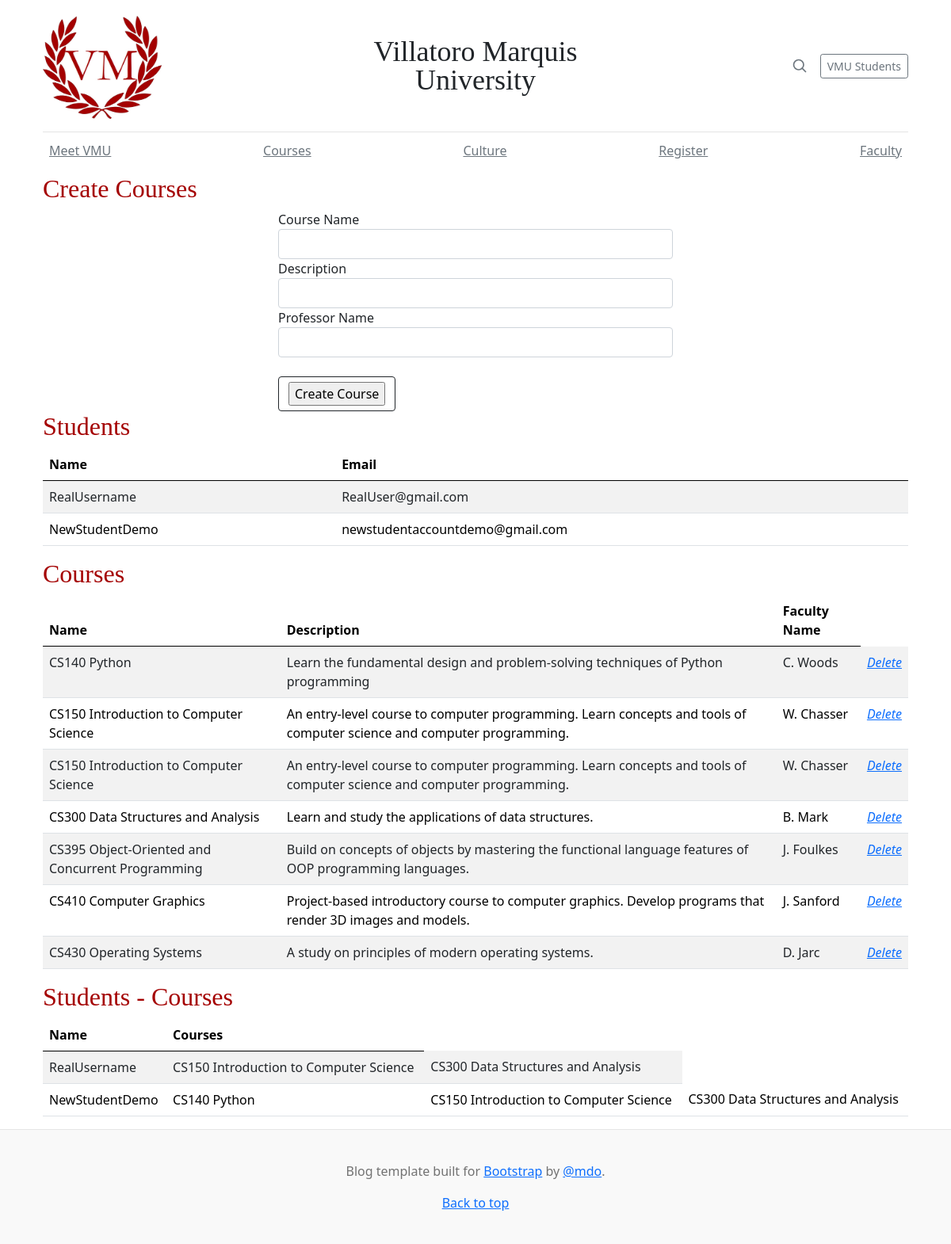
The app's page /admincourses/ with its own data.
### vmuniversity_flask/models.py (models this page shows, shortened)
class User(db.Model, UserMixin):
    id=db.Column(db.Integer, primary_key=True)
    username=db.Column(db.String(20), nullable=False)
    first_name=db.Column(db.String(20), nullable=True)
    last_name=db.Column(db.String(40), nullable=True)
    email=db.Column(db.String(120), unique=True, nullable=False)
    image_file=db.Column(db.String(20), nullable=False, default='default.jpg')
    password=db.Column(db.String(60), nullable=False)
    date_created=db.Column(db.DateTime, default=datetime.utcnow)
    enrolledCourses = db.relationship('Course', secondary = user_course, backref='enrolledStudents')

class Course(db.Model):
    id=db.Column(db.Integer, primary_key=True)
    name=db.Column(db.String(60), unique=False, nullable=False)
    description=db.Column(db.String(250), unique=False, nullable=True)
    professor=db.Column(db.String(30), unique=False, nullable=False)
    date_created=db.Column(db.DateTime, default=datetime.utcnow)

### vmuniversity_flask/VMUniversity.py (the view)
@app.route('/admincourses/', methods =['POST', 'GET'])
def admincourses():
    form=CreateCourseForm()
    users = User.query
    courses = Course.query
    if form.validate_on_submit():
        course=Course(name=form.name.data, description=form.description.data, professor=form.professor.data)
        db.session.add(course)
        db.session.commit()
        flash(f'Course created successfully for {form.name.data}', category='success')
        return redirect(url_for('admincourses'))
    return render_template('admincourses.html', title='Admin Access Page', form=form, users=users, courses=courses)

### vmuniversity_flask/forms.py
class CreateCourseForm(FlaskForm):
    name = StringField(label='Course Name', validators=[DataRequired()])
    description = StringField(label='Description', validators=[DataRequired()])
    professor = StringField(label='Professor Name', validators=[DataRequired()])
    createCourse = SubmitField(label='Create Course')

### vmuniversity_flask/templates/admincourses.html (shortened to what this page needs)
{% extends 'index.html' %}
{% block content %}
    <h2>Create Courses</h2>
<div class="container w-50">
  <form method="POST">
    <fieldset>
      <div class="form-group">
        {{form.name.label(class="form-control-label")}}
        {%if form.name.errors%}
        {{form.name(class="form-control form control-lg is-invalid")}}
        {%for error in form.name.errors%}
        <span>{{error}}</span>
        {%endfor%}
        {%else%}
        {{form.name(class="form-control form control-lg")}}
        {%endif%}
      </div>
      <div class="form-group">
        {{form.description.label(class="form-control-label")}}
        {%if form.description.errors%}
        {{form.description(class="form-control form control-lg is-invalid")}}
        {%for error in form.description.errors%}
        <span>{{error}}</span>
        {%endfor%}
        {%else%}
        {{form.description(class="form-control form control-lg")}}
        {%endif%}
      </div>
      <div class="form-group">
        {{form.professor.label(class="form-control-label")}}
        {%if form.professor.errors%}
        {{form.professor(class="form-control form control-lg is-invalid")}}
        {%for error in form.professor.errors%}
        <span>{{error}}</span>
        {%endfor%}
        {%else%}
        {{form.professor(class="form-control form control-lg")}}
        {%endif%}
      </div>
    </fieldset>
    <div class="field-group mt-4" >
      <button type="button" class="btn btn-outline-dark" data-mdb-ripple-color="dark"
      style="z-index: 1;">
      {{form.createCourse}}
    </button>
    </div>
  </form>
</div>
<h2>Students</h2>
<table id="data" class="table table-striped">
  <thead>
    <tr>
      <th>Name</th>
      <th>Email</th>
    </tr>
  </thead>
  <tbody>
    {% for user in users %}
      <tr>
        <td>{{ user.username }}</td>
        <td>{{ user.email }}</td>
      </tr>
    {% endfor %}
  </tbody>
</table>
<h2>Courses</h2>
<table id="data" class="table table-striped">
  <thead>
    <tr>
      <th>Name</th>
      <th>Description</th>
      <th>Faculty Name</th>
    </tr>
  </thead>
  <tbody>
    {% for course in courses %}
      <tr>
        <td>{{ course.name }}</td>
        <td>{{ course.description}}</td>
        <td>{{ course.professor}}</td>
        <td><a href="{{ url_for('course_delete', courseid=course.id) }}">
          <i class="material-icons" style="font-size:16px">Delete</i></a></td>
      </tr>
    {% endfor %}
  </tbody>
</table>
<h2>Students - Courses</h2>
<table id="data" class="table table-striped">
  <thead>
    <tr>
      <th>Name</th>
      <th>Courses</th>
    </tr>
  </thead>
  <tbody>
    {% for user in users %}
      <tr>
        <td>{{ user.username }}
        {% for course in user.enrolledCourses %}
        <td>{{ course.name }}</td>
        </td>
        {% endfor %}
      </tr>
    {% endfor %}
  </tbody>
</table>
{% endblock %}

### vmuniversity_flask/templates/index.html (style rules this page uses)
a, h2 { color: #a40000; }
h1, h2, h3, h4, h5, h6 { font-family: "Playfair Display", Georgia, "Times New Roman", serif; }

### records on screen
User: username "RealUsername", email "RealUser@gmail.com"
User: username "NewStudentDemo", email "newstudentaccountdemo@gmail.com"
Course: name "CS140 Python", description "Learn the fundamental design and problem-solving techniques of Python programming", professor "C. Woods"
Course: name "CS150 Introduction to Computer Science", description "An entry-level course to computer programming. Learn concepts and tools of computer science and computer programming.", professor "W. Chasser"
Course: name "CS150 Introduction to Computer Science", description "An entry-level course to computer programming. Learn concepts and tools of computer science and computer programming.", professor "W. Chasser"
Course: name "CS300 Data Structures and Analysis", description "Learn and study the applications of data structures.", professor "B. Mark"
Course: name "CS395 Object-Oriented and Concurrent Programming", description "Build on concepts of objects by mastering the functional language features of OOP programming languages.", professor "J. Foulkes"
Course: name "CS410 Computer Graphics", description "Project-based introductory course to computer graphics. Develop programs that render 3D images and models.", professor "J. Sanford"
Course: name "CS430 Operating Systems", description "A study on principles of modern operating systems.", professor "D. Jarc"
